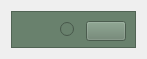
<?xml version="1.0" encoding="UTF-8"?>
<ui version="4.0">
 <class>UserStatusWidget</class>
 <widget class="QWidget" name="UserStatusWidget">
  <property name="geometry">
   <rect>
    <x>0</x>
    <y>0</y>
    <width>147</width>
    <height>58</height>
   </rect>
  </property>
  <property name="windowTitle">
   <string>Form</string>
  </property>
  <property name="styleSheet">
   <string notr="true"/>
  </property>
  <layout class="QVBoxLayout" name="verticalLayout">
   <item>
    <widget class="QFrame" name="frame">
     <property name="maximumSize">
      <size>
       <width>16777215</width>
       <height>37</height>
      </size>
     </property>
     <property name="styleSheet">
      <string notr="true">background-color: rgb(105, 129, 109);</string>
     </property>
     <property name="frameShape">
      <enum>QFrame::Shape::StyledPanel</enum>
     </property>
     <property name="frameShadow">
      <enum>QFrame::Shadow::Raised</enum>
     </property>
     <layout class="QHBoxLayout" name="horizontalLayout">
      <item>
       <widget class="QPushButton" name="pushButton">
        <property name="styleSheet">
         <string notr="true">QPushButton
{
background-color: none;
border: none;
	color: rgb(217, 217, 217);

}

QPushButton:hover {
color: rgb(255, 255, 255);
background-color: #69816D;
border: none;
border-radius: 20px;                    
}</string>
        </property>
        <property name="text">
         <string/>
        </property>
       </widget>
      </item>
      <item>
       <widget class="QRadioButton" name="radioButton">
        <property name="maximumSize">
         <size>
          <width>20</width>
          <height>16777215</height>
         </size>
        </property>
        <property name="styleSheet">
         <string notr="true"/>
        </property>
        <property name="text">
         <string/>
        </property>
       </widget>
      </item>
      <item>
       <widget class="QPushButton" name="pushButtonAddInGroupChat">
        <property name="enabled">
         <bool>true</bool>
        </property>
        <property name="minimumSize">
         <size>
          <width>0</width>
          <height>20</height>
         </size>
        </property>
        <property name="styleSheet">
         <string notr="true">        qproperty-icon: url(images/usergr.png);
    qproperty-iconSize: 24px 24px;</string>
        </property>
        <property name="text">
         <string/>
        </property>
       </widget>
      </item>
     </layout>
    </widget>
   </item>
  </layout>
 </widget>
 <resources/>
 <connections/>
</ui>
